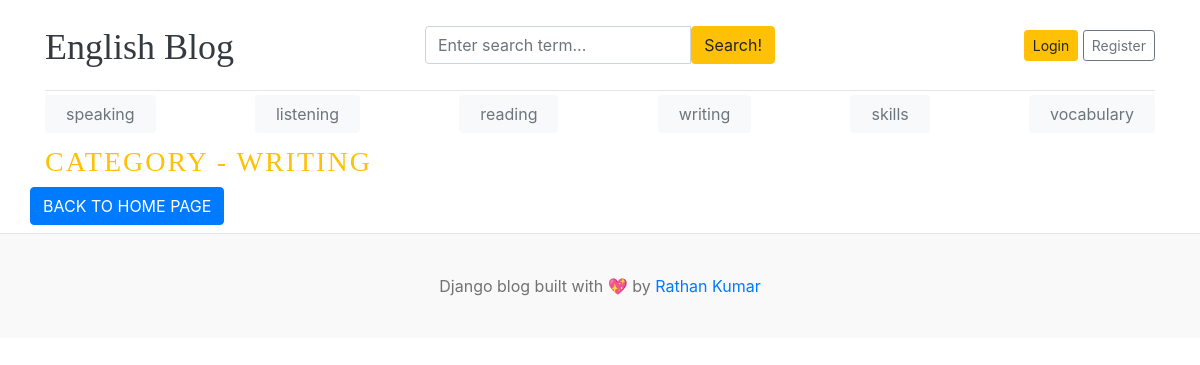
/category/9/, run on the app's committed database.
### blogs/models.py (models this page shows)
class Category(models.Model):
    category_name = models.CharField(max_length=50, unique=True)
    created_at = models.DateTimeField(auto_now_add=True)
    updated_at = models.DateTimeField(auto_now=True)
    class Meta:
        verbose_name_plural = 'categories'
    def __str__(self):
        return self.category_name

### blogs/views.py (the view)
# urls.py: path('<int:category_id>/', views.posts_by_category, name='posts_by_category'),
def posts_by_category(request, category_id):
    posts = Blog.objects.filter(status='Published', category=category_id)
    try:
        category = Category.objects.get(pk=category_id)
    except:
        return redirect('home')
    context = {
        'posts': posts,
        'category': category,
    }
    return render(request, 'posts_by_category.html', context)

### blogs/context_processors.py (called while the page is built)
def get_categories(request):
    categories = Category.objects.all()
    return dict(categories=categories)

def get_social_links(request):
    social_links = SocialLink.objects.all()
    return dict(social_links=social_links)

### templates/posts_by_category.html
{% extends 'base.html' %}
{% block content %}
    <h3 class="text-uppercase text-warning" style="letter-spacing: 2px;">Category - {{ category }}</h3>
    <div class="row mb-2">
        {% if posts %}
            {% for post in posts %}
                <div class="col-md-6">
                    <div class="card border-0">
                        <div class="card-body">
                            <h3><a href="" class="text-dark">{{ post.title }}</a></h3>
                            <small class="mb-1 text-muted">{{ post.created_at | timesince }} ago
                                | {{ post.author }}</small>
                            <p class="card-text">{{ post.short_description | truncatewords:25 }}</p>
                            <a href="{% url 'blogs' post.slug %}"><button type="button" class="btn btn-secondary btn-lg">Read More</button></a>
                        </div>
                    </div>
                </div>
            {% endfor %}
        {% else %}
            <div class="d-grid gap-2">
                <a href="{% url 'home' %}"><button class="btn btn-primary" type="button">BACK TO HOME PAGE</button></a>
            </div>
        {% endif %}
    </div>
    </div>
{% endblock %}

### templates/base.html (shortened to what this page needs)
{% load static %}
<!DOCTYPE html>
<html lang="en">
<head>
    <link href="https://getbootstrap.com/docs/4.0/dist/css/bootstrap.min.css" rel="stylesheet">
    <link href="{% static 'css/blog.css' %}" rel="stylesheet">
    <link rel="stylesheet" href="https://cdnjs.cloudflare.com/ajax/libs/font-awesome/4.7.0/css/font-awesome.min.css">
  </head>
<body>
    <div class="container">
      <header class="blog-header py-3">
        <div class="row flex-nowrap justify-content-between align-items-center">
          <div class="col-4 pt-1">
            <a class="blog-header-logo text-dark" href="/">English Blog</a>
          </div>
          <div class="col-4">
            <form action="{% url 'search' %}" method="GET">
              <div class="input-group">
                <input class="form-control" type="text" name="keyword" value="{{ keyword }}" placeholder="Enter search term..." aria-label="Enter search term..." aria-describedby="button-search" />
                <button type="submit" class="btn btn-warning" id="button-search" type="button">Search!</button>
            </div>
            </form>
          </div>
          <div class="col-4 d-flex justify-content-end align-items-center">
            {% if not user.is_authenticated %}
            <a class="btn btn-sm btn-warning" href="{% url 'login' %}">Login</a> &nbsp;
            <a class="btn btn-sm btn-outline-secondary" href="{% url 'register' %}">Register</a>
            {% endif %}
          </div>
        </div>
      </header>
      <div class="nav-scroller py-1 mb-2">
        <nav class="nav d-flex justify-content-between">
          {% for cat in categories %}
              <button type="button" class="btn btn-light"><a class="p-2 text-muted" href="{% url 'posts_by_category' cat.id %}">{{ cat.category_name }}</a></button>
          {% endfor %}
        </nav>
      </div>
{% block content %}
{% endblock %}
<footer class="blog-footer">
    <p>Django blog built with 💖 by <a href="#">Rathan Kumar</a></p>
  </footer>
</body>
</html>

### config/static/css/blog.css (style rules this page uses)
.blog-header { border-bottom: 1px solid #e5e5e5; }
.blog-header-logo { font-family: "Playfair Display", Georgia, "Times New Roman", serif; font-size: 2.25rem; }
h1, h2, h3, h4, h5, h6 { font-family: "Playfair Display", Georgia, "Times New Roman", serif; }
.blog-footer { padding: 2.5rem 0; color: #727272; text-align: center; background-color: #f9f9f9; border-top: .05rem solid #e5e5e5; }
.blog-footer p:last-child { margin-bottom: 0; }

### data on the page
Category: category_name "speaking"
Category: category_name "listening"
Category: category_name "reading"
Category: category_name "writing", category_name "WRITING"
Category: category_name "skills"
Category: category_name "vocabulary"
